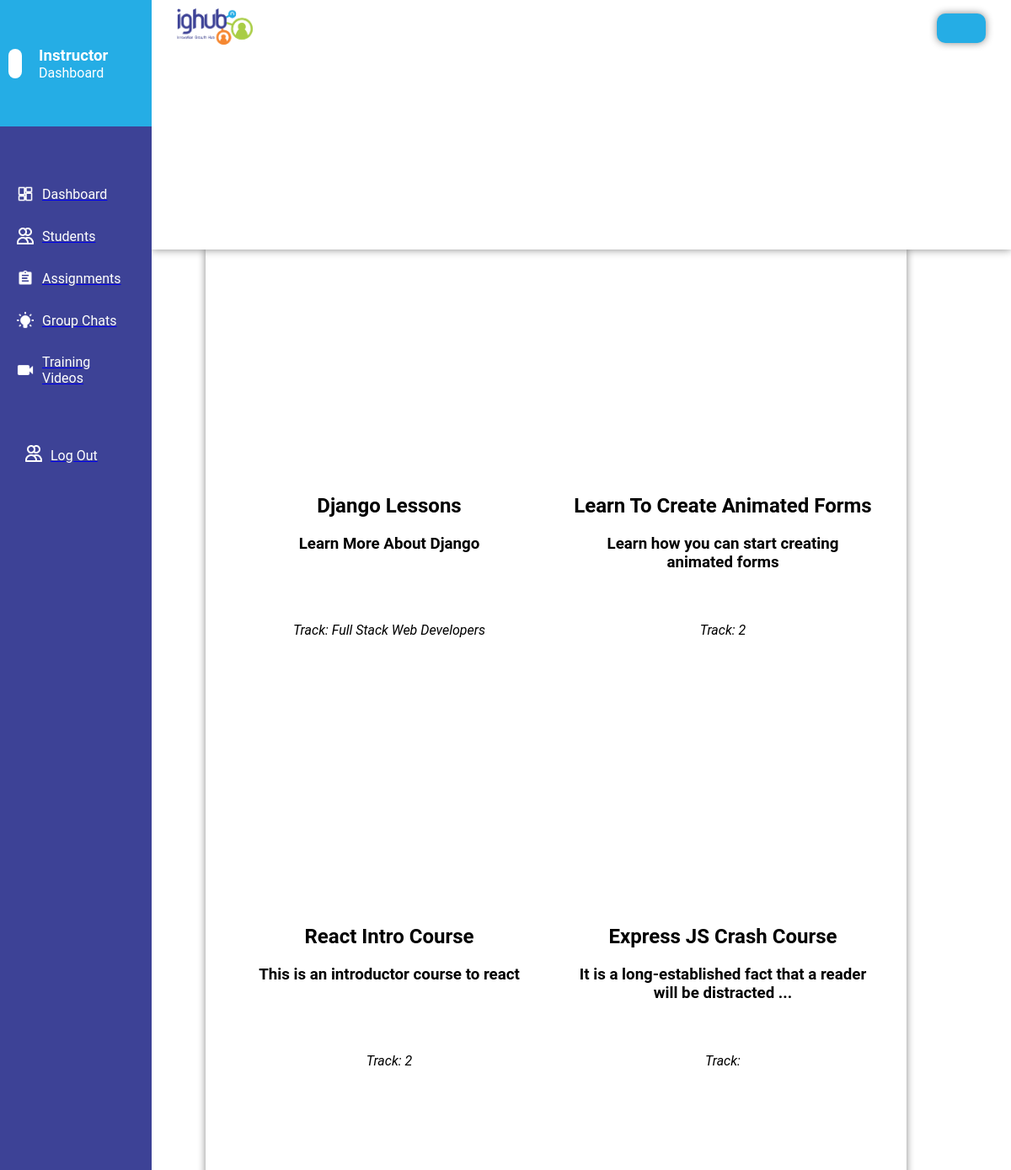
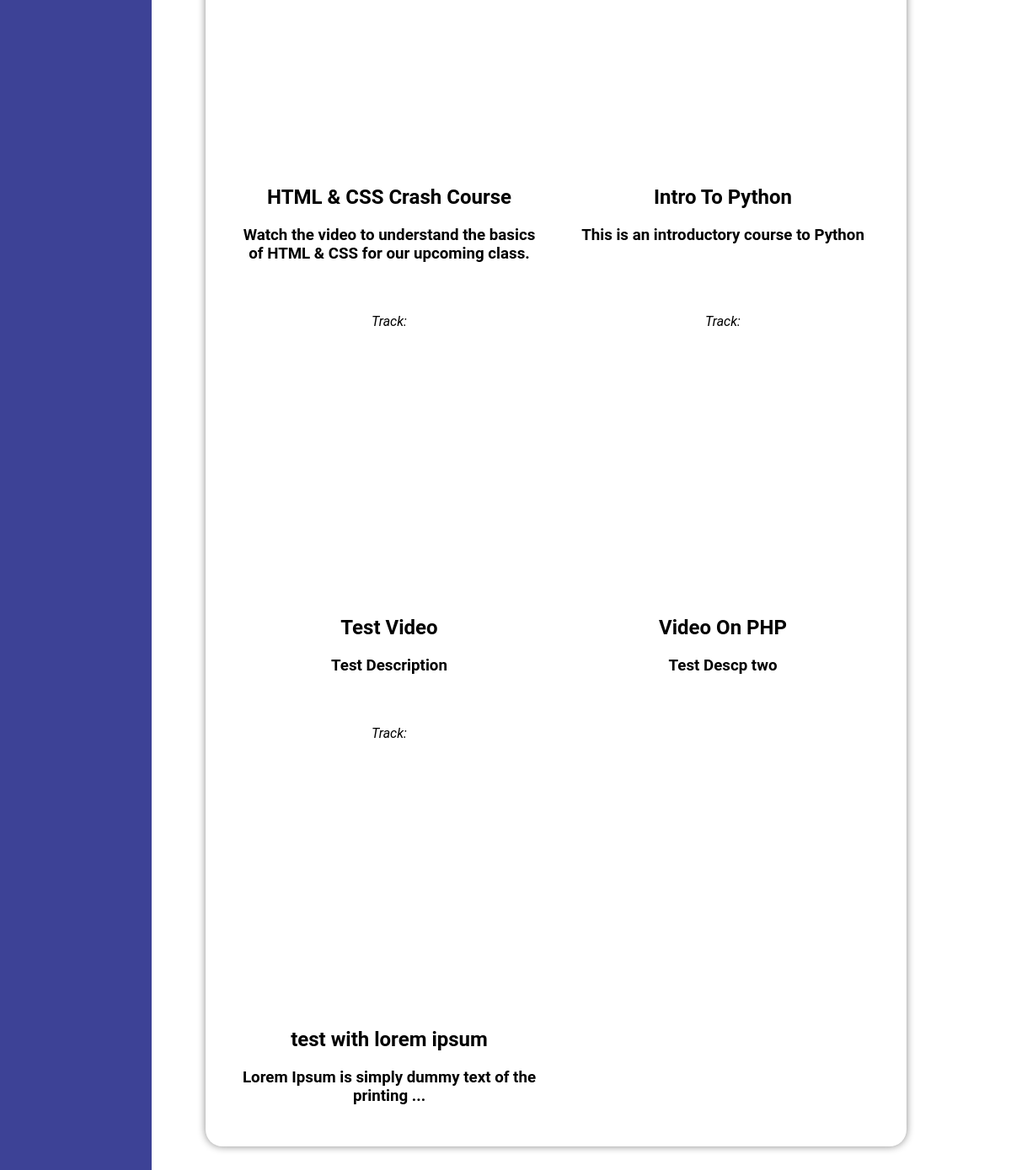
/staff/tutortutorialpage/, run on the app's committed database (2 pictures, top to bottom).
### lmsapp/models.py (models this page shows, shortened)
class Video_upload(models.Model):
    user = models.ForeignKey(User, on_delete=models.SET_NULL, null=True)
    Select_Track = models.CharField(max_length=100, null=True, blank=True)
    Select_Title = models.CharField(max_length=25)
    Video_Description = models.TextField(max_length=100, null=True, blank=True)
    Video = EmbedVideoField()  # same like models.URLField()
    created = models.DateTimeField(auto_now_add=True, null=True)
    updated = models.DateTimeField(auto_now=True, null=True)
    class Meta:
        ordering = ['-updated', '-created']

### tutorsapp/views.py (the view)
# urls.py: path("tutortutorialpage/", views.TutorTutorials, name="TutorTutorials"),
def TutorTutorials(request):
    if request.user.is_authenticated:
        data = user_reg.objects.filter(username=request.user.username).first()
    video = Video_upload.objects.all()
    context = {'video': video}
    return render(request, 'tutorsapp/tutortutorialvideos.html', context)

### tutorsapp/templates/tutorsapp/tutortutorialvideos.html (shortened to what this page needs)
{% extends 'generalsection.html' %} {% block content %}<br />
{% load static %} {% load embed_video_tags %}
<!DOCTYPE html>
<html lang="en">
	<head>
		<link rel="stylesheet" href="{% static 'styles/tutortutorials.css' %}" />
	</head>
	<body>
        <main>
            <div class="videosPropeout">
                <h1>Tutorial & Training Videos</h1>
                <div class="videoproperin">
                    {% for Video in video %}
                    <div class="videosProper">
                        <i>Track: {{ Video.Select_Track }} </i>
                        <div class="videosss">{% video Video.Video '390x295' %}<br /></div>
                        <h2>{{ Video.Select_Title }}</h2>
                        <h3>{{ Video.Video_Description }}</h3>
                    </div>
                    {% endfor %}
                </div>
            </div>
        </main>
	</body>
</html>
{% endblock content %}

### static/styles/admindashboard.css (style rules this page uses)
* { margin: 0; padding: 0; box-sizing: border-box; font-family: roboto, tahoma; }

### static/styles/tutortutorials.css (style rules this page uses)
* { box-sizing: border-box; margin: 0; padding: 0; font-family: roboto, tahoma; }
body { overflow: hidden; }
.videosss { height: 300px; width: 400px; margin: auto; margin: 20px auto; }
.videosProper h3 { margin: 20px 0px; }
main { margin-left: 10%; padding: 20px; margin-bottom: 50px; }
.videosPropeout { height: 90vh; overflow: hidden; margin-top: 50px; width: 80%; margin-left: 10%; background-color: white; padding: 20px; border-radius: 20px; box-shadow: 0px 0px 10px #888888; }
.videosPropeout h1 { margin: 20px 0px; color: black; }
.videoproperin { padding-top: 20px; display: grid; grid-template-columns: 50% 50%; overflow: scroll; height: 100%; padding-bottom: 80px; }
.videosProper { text-align: center; padding: 20px; border-radius: 20px; }

### data on the page
Video_upload: Select_Title "Django Lessons", Video_Description "Learn More About Django"
Video_upload: Select_Title "Learn To Create Animated Forms", Video_Description "Learn how you can start creating animated forms"
Video_upload: Select_Track "Full Stack Web Developers", Select_Title "React Intro Course", Video_Description "This is an introductor course to react"
Video_upload: Select_Track "2", Select_Title "Express JS Crash Course", Video_Description "It is a long-established fact that a reader will be distracted ..."
Video_upload: Select_Track "2", Select_Title "HTML & CSS Crash Course", Video_Description "Watch the video to understand the basics of HTML & CSS for our upcoming class."
Video_upload: Select_Title "Intro To Python", Video_Description "This is an introductory course to Python"
Video_upload: Select_Title "Test Video", Video_Description "Test Description"
Video_upload: Select_Title "Video On PHP", Video_Description "Test Descp two"
Video_upload: Select_Title "test with lorem ipsum", Video_Description "Lorem Ipsum is simply dummy text of the printing ..."
